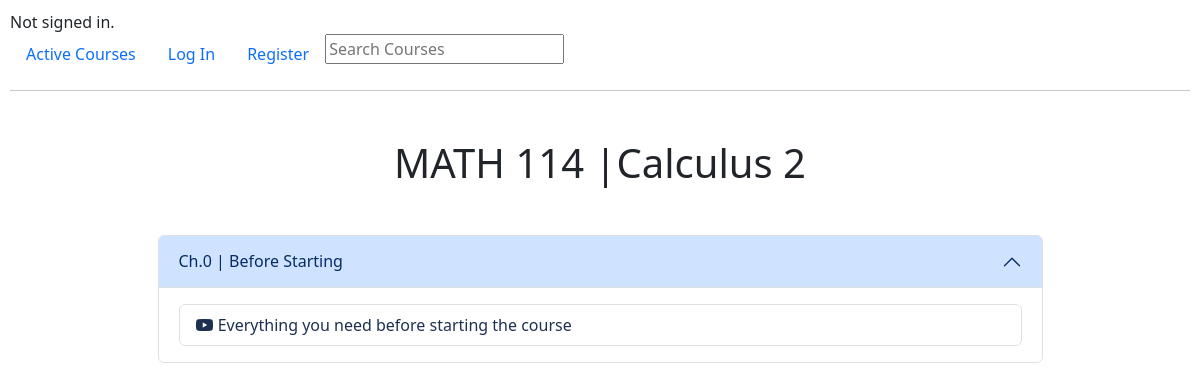
/enrolledCourses/courseContent/3, run on an earlier commit of the app's database.
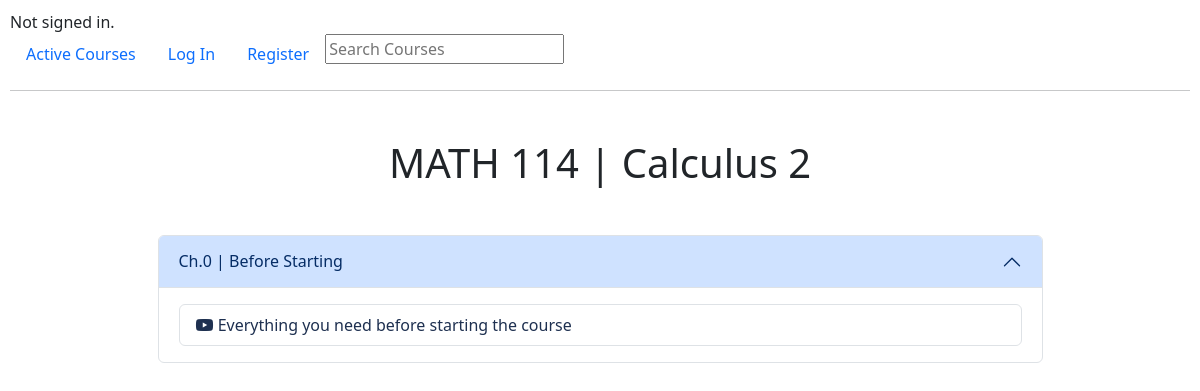
And on a later commit of the database.
### revuCMS/models.py (models this page shows, shortened)
class Course(models.Model):
    title = models.CharField(max_length=20)
    description = models.CharField(max_length=100)
    imageUrl = models.CharField(max_length=300, default=None)
    isActive = models.BooleanField(default=True)
    owner = models.ForeignKey(User, on_delete=models.CASCADE, blank=True, null=True, related_name="user")
    category = models.ForeignKey(Category, on_delete=models.CASCADE, blank=True, null=True, related_name="category")
    enrollment = models.ManyToManyField(User, blank=True, null=True, related_name="CourseEnrollment")

class Lesson(models.Model):
    title = models.CharField(max_length=100)
    course = models.ForeignKey(Course, on_delete=models.CASCADE, blank=True, null=True, related_name='course')

class Video(models.Model):
    title = models.CharField(max_length=100)
    lesson = models.ForeignKey(Lesson, on_delete=models.CASCADE, blank=True, null=True, related_name='lesson')
    video = models.CharField(max_length=300)

### revuCMS/views.py (the view)
# urls.py: path("enrolledCourses/courseContent/<int:id>", views.courseContent, name="courseContent"),
def courseContent(request, id):
    courseData = Course.objects.get(pk=id)
    lessons = Lesson.objects.filter(course=courseData)
    lesson_data = []
    for lesson in lessons:
        videos = Video.objects.filter(lesson=lesson)
        lesson_data.append({'lesson': lesson, 'videos': videos})
    return render(request, 'revuCMS/courseContent.html', {
        "course": courseData,
        'lessons_with_videos': lesson_data,
    })

### revuCMS/templates/revuCMS/courseContent.html
{% extends "revuCMS/layout.html" %}
{% block body %}
    <h1 class="my-5 text-center">{{ course.title }}</h1>
    {% for item  in lessons_with_videos %}
        <div class="accordion w-75 mx-auto my-3" id="accordionPanelsStayOpenExample">
            <div class="accordion-item">
                <h2 class="accordion-header">
                <button class="accordion-button" type="button" data-bs-toggle="collapse" data-bs-target="#panelsStayOpen-collapseOne" aria-expanded="true" aria-controls="panelsStayOpen-collapseOne">
                {{ item.lesson.title }}
                </button>
                </h2>
                <div id="panelsStayOpen-collapseOne" class="accordion-collapse collapse show">
                    <div class="accordion-body">
                        <ul class="list-group">
                            {% for video in item.videos %}
                            <li class="list-group-item">
                                <a style="color:rgb(30,48,80); text-decoration: none;" href="{{ video.video }}">
                                    <i class="fa-brands fa-youtube"></i>
                                    {{video.title}}
                                </a>
                            </li>
                            {% endfor %}
                        </ul>
                    </div>
                </div>
            </div>
        </div>
    {% endfor %}
{% endblock %}

### revuCMS/templates/revuCMS/layout.html (shortened to what this page needs)
{% load static %}
<!DOCTYPE html>
<html lang="en">
    <head>
        <link rel="stylesheet" href="https://stackpath.bootstrapcdn.com/bootstrap/4.4.1/css/bootstrap.min.css">
        <link href="{% static 'revuCMS/styles.css' %}" rel="stylesheet">
        <link rel="stylesheet" href="https://cdn.jsdelivr.net/npm/bootstrap@5.3.2/dist/css/bootstrap.min.css">
        <link rel="stylesheet" href="https://cdnjs.cloudflare.com/ajax/libs/font-awesome/6.5.1/css/all.min.css" />
    </head>
    <body>
        <div>
            {% if user.is_authenticated %}
                Signed in as <strong>{{ user.username }}</strong>.
            {% else %}
                Not signed in.
            {% endif %}
        </div>
        <ul class="nav">
            <li class="nav-item">
                <a class="nav-link" href="{% url 'index' %}">Active Courses</a>
            </li>
            {% if user.is_authenticated %}
                {% if user.is_superuser %}
                    <li class="nav-item">
                        <a class="nav-link" href="{% url 'manage' %}">Manage Courses</a>
                    </li>
                {% endif %}
                <li class="nav-item">
                    <a class="nav-link" href="{% url 'enrolledCourses' %}">Enrolled Courses</a>
                </li>
                <li class="nav-item">
                    <a class="nav-link" href="{% url 'profile' %}">Profile</a>
                </li>
                <li class="nav-item">
                    <a class="nav-link" href="{% url 'logout' %}">Log Out</a>
                </li>
            {% else %}
                <li class="nav-item">
                    <a class="nav-link" href="{% url 'login' %}">Log In</a>
                </li>
                <li class="nav-item">
                    <a class="nav-link" href="{% url 'register' %}">Register</a>
                </li>
            {% endif %}
                <li class="nav-item">
                    <form action="{% url 'search' %}" method="POST">
                        <input type="text" class="search" name="q" placeholder="Search Courses">
                    </form>
                </li>
        </ul>
        <hr>
        {% block body %}
        {% endblock %}
    </body>
</html>

### revuCMS/static/revuCMS/styles.css (style rules this page uses)
body { padding: 10px; }

What changed in the data, as far as the page shows it:
changed Course: title "MATH 114 |Calculus 2" → "MATH 114 | Calculus 2"
